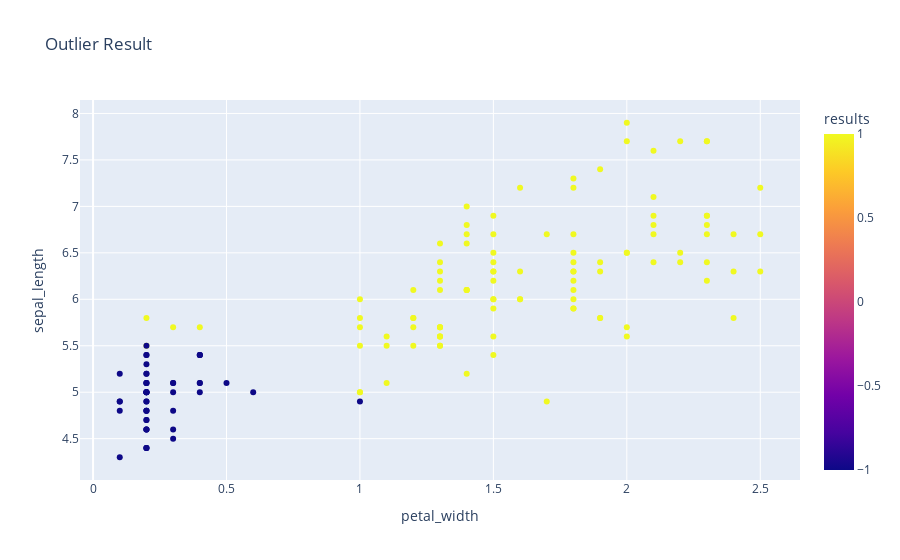
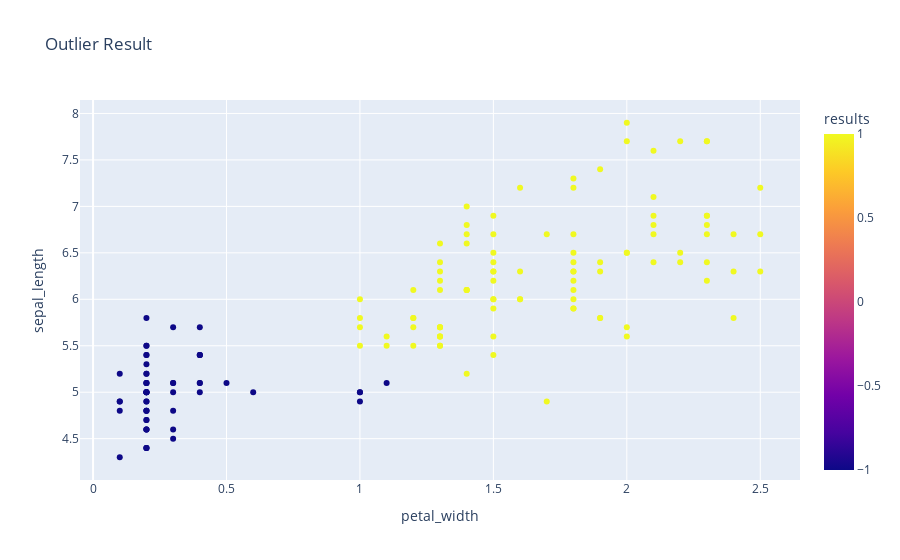

The cell these charts' notebook holds for them, in order:
### Code cell
for n in [0.01,0.05,1.0]:
    model = OneClassSVM(gamma='auto', kernel='linear', nu = n)
    data = X.copy()
    model.fit(X_species)
    data['results'] = model.predict(X)
    plottwo = px.scatter(data_frame = data,
                 x = 'petal_width',
                 y = 'sepal_length',
                color = 'results',
                 title = 'Outlier Result')
    plottwo.show()

### Figure 1 — Plotly figure (JSON) as saved in the notebook; plotly's stock layout.template omitted (floating-point values rounded to 4 significant figures; data arrays with more than 128 entries replaced by an {"elided": "..."} marker saying what was removed)
{"data": [{"hovertemplate": "petal_width=%{x}<br>sepal_length=%{y}<br>results=%{marker.color}<extra></extra>", "legendgroup": "", "marker": {"color": {"elided": "150 int values"}, "coloraxis": "coloraxis", "symbol": "circle"}, "mode": "markers", "name": "", "orientation": "v", "showlegend": false, "type": "scatter", "x": {"elided": "150 float values"}, "xaxis": "x", "y": {"elided": "150 float values"}, "yaxis": "y"}], "layout": {"autosize": true, "coloraxis": {"colorbar": {"title": {"text": "results"}}, "colorscale": [[0, "#0d0887"], [0.1111, "#46039f"], [0.2222, "#7201a8"], [0.3333, "#9c179e"], [0.4444, "#bd3786"], [0.5556, "#d8576b"], [0.6667, "#ed7953"], [0.7778, "#fb9f3a"], [0.8889, "#fdca26"], [1, "#f0f921"]]}, "legend": {"tracegroupgap": 0}, "title": {"text": "Outlier Result"}, "xaxis": {"anchor": "y", "autorange": true, "domain": [0, 1], "range": [-0.04711, 2.647], "title": {"text": "petal_width"}, "type": "linear"}, "yaxis": {"anchor": "x", "autorange": true, "domain": [0, 1], "range": [4.003, 8.197], "title": {"text": "sepal_length"}, "type": "linear"}}}

### Figure 2 — Plotly figure (JSON) as saved in the notebook; plotly's stock layout.template omitted (floating-point values rounded to 4 significant figures; data arrays with more than 128 entries replaced by an {"elided": "..."} marker saying what was removed)
{"data": [{"hovertemplate": "petal_width=%{x}<br>sepal_length=%{y}<br>results=%{marker.color}<extra></extra>", "legendgroup": "", "marker": {"color": {"elided": "150 int values"}, "coloraxis": "coloraxis", "symbol": "circle"}, "mode": "markers", "name": "", "orientation": "v", "showlegend": false, "type": "scatter", "x": {"elided": "150 float values"}, "xaxis": "x", "y": {"elided": "150 float values"}, "yaxis": "y"}], "layout": {"autosize": true, "coloraxis": {"colorbar": {"title": {"text": "results"}}, "colorscale": [[0, "#0d0887"], [0.1111, "#46039f"], [0.2222, "#7201a8"], [0.3333, "#9c179e"], [0.4444, "#bd3786"], [0.5556, "#d8576b"], [0.6667, "#ed7953"], [0.7778, "#fb9f3a"], [0.8889, "#fdca26"], [1, "#f0f921"]]}, "legend": {"tracegroupgap": 0}, "title": {"text": "Outlier Result"}, "xaxis": {"anchor": "y", "autorange": true, "domain": [0, 1], "range": [-0.04711, 2.647], "title": {"text": "petal_width"}, "type": "linear"}, "yaxis": {"anchor": "x", "autorange": true, "domain": [0, 1], "range": [4.003, 8.197], "title": {"text": "sepal_length"}, "type": "linear"}}}
